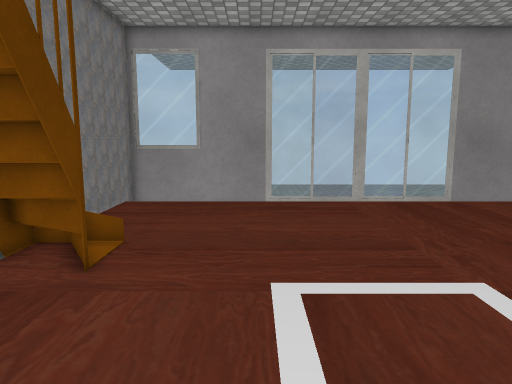
View 1 (above)

12 first-person views from a walk through a 3-D level made in the Unity game engine. The camera is 1.5 m above the floor, tilts 8° down and sees 70° across. Doors are open. The floor is counted in squares, 0.5 m on a side. Each view is taken from the middle of a square. On the plan, view 1 faces up. The plan holds only what a view shows up to about 20 squares ahead; the rest is blank. The place goes on beyond the plan. Some surface patterns are stand-ins.

View 2
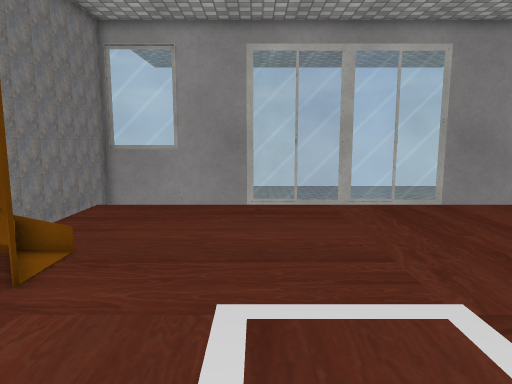

View 3
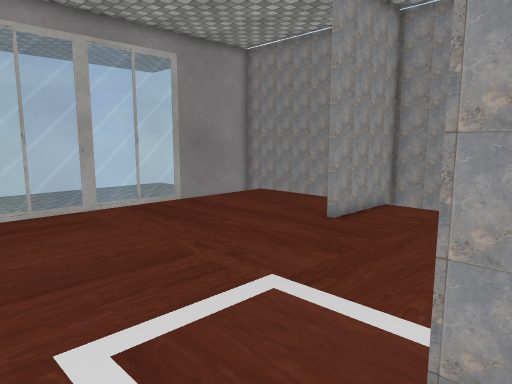

View 4
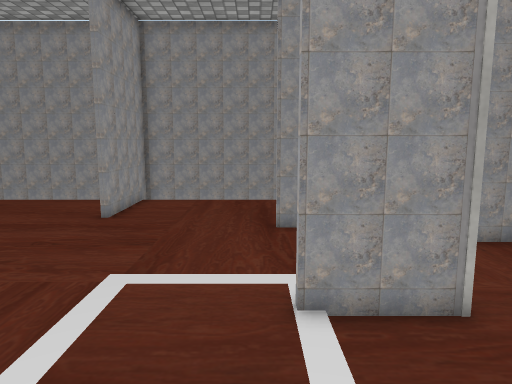

View 5
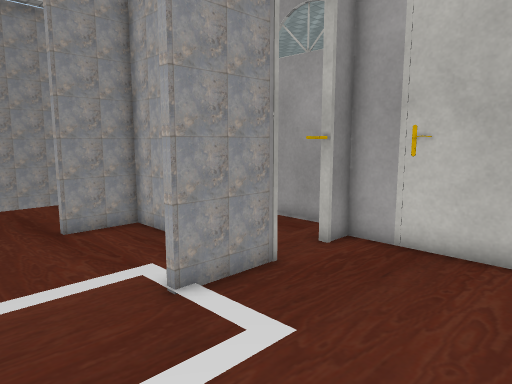

View 6
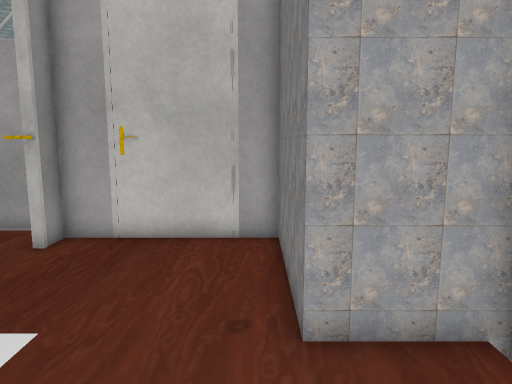

View 7
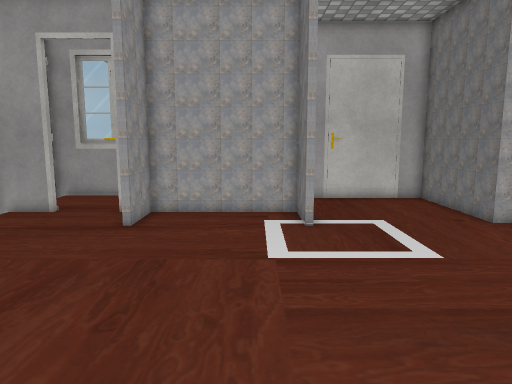

View 8
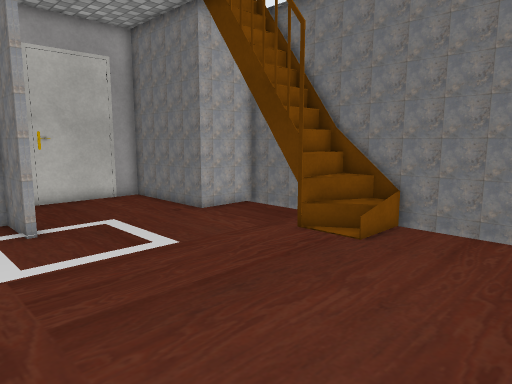

View 9
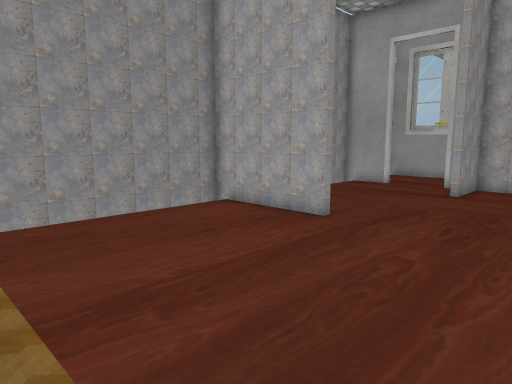

View 10
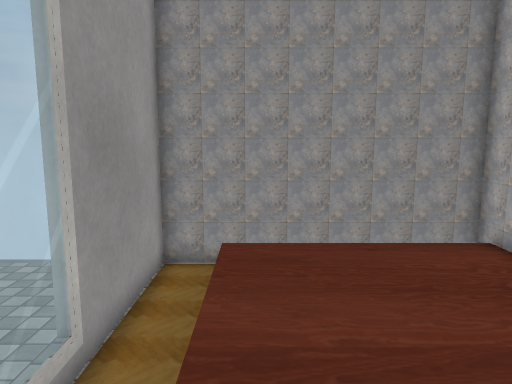

View 11
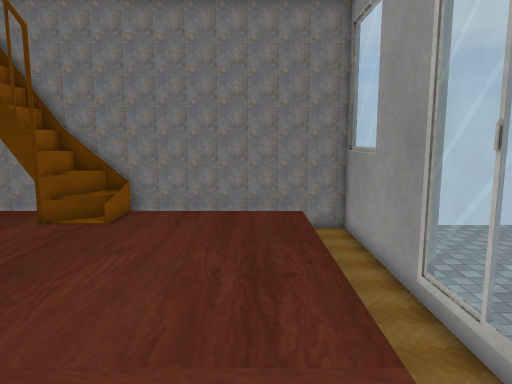

View 12
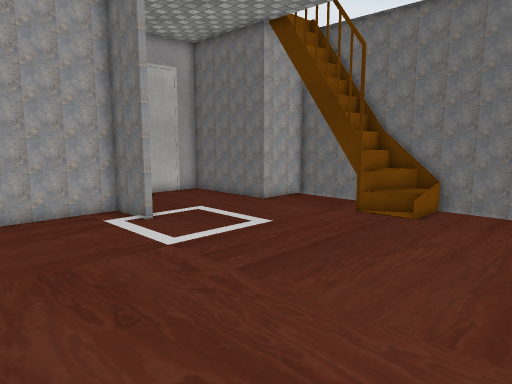

### Floor plan
Key: @ floor where view 1 was taken; # wall or solid block; . main floor; - floor 0.5 m lower than the main floor; / step, stairs or slope; D open door; = window, fence, low wall or low ledge; O other object.
Columns run from 7 left of view 1 to 16 right of it. Each row starts with its distance up from view 1.
 21       ----       ----
 20 ########==========######
 19 #------------    ------#
 18 #//////////////////////#
 17 #......................#
 16 #......................#
 15 #......................#
 14 #......................#
 13 #......................#
 12 #......................#
 11 #......................#
 10 #O.................#####
  9 #OO....................#
  8 #OO#...................#
  7 #OO#...................#
  6 #......................#
  5 #......................#
  4 #......................#
  3 ####......#.....##.....#
  2    #......#.....##.....#
  1    #......########...###
  0    #...@..D       .DD#
 -1    #......D        DD
 -2    #......D
 -3    D#######

Positions as (right, up) in squares from view 1, and headings:
1: (0, 0), facing up
2: (1, 1), facing up
3: (-1, 2), facing up-right
4: (-3, 4), facing right
5: (-3, 7), facing down-right
6: (-3, 8), facing down
7: (5, 16), facing down
8: (6, 16), facing down-left
9: (5, 19), facing down-right
10: (5, 17), facing right
11: (9, 16), facing left
12: (10, 16), facing down-left
